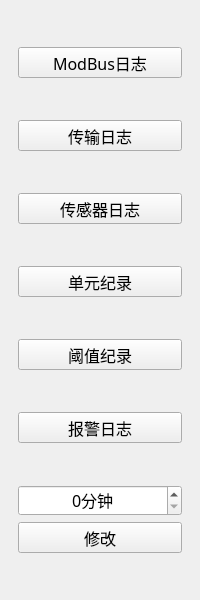
<?xml version="1.0" encoding="UTF-8"?>
<ui version="4.0">
 <class>ELoad_LogsToolWid</class>
 <widget class="QWidget" name="ELoad_LogsToolWid">
  <property name="geometry">
   <rect>
    <x>0</x>
    <y>0</y>
    <width>200</width>
    <height>600</height>
   </rect>
  </property>
  <property name="font">
   <font>
    <family>微软雅黑</family>
    <pointsize>12</pointsize>
   </font>
  </property>
  <property name="windowTitle">
   <string>Form</string>
  </property>
  <layout class="QVBoxLayout" name="verticalLayout">
   <property name="leftMargin">
    <number>18</number>
   </property>
   <property name="rightMargin">
    <number>18</number>
   </property>
   <item>
    <spacer name="verticalSpacer">
     <property name="orientation">
      <enum>Qt::Vertical</enum>
     </property>
     <property name="sizeHint" stdset="0">
      <size>
       <width>20</width>
       <height>40</height>
      </size>
     </property>
    </spacer>
   </item>
   <item>
    <widget class="QPushButton" name="modbusBtn">
     <property name="minimumSize">
      <size>
       <width>0</width>
       <height>31</height>
      </size>
     </property>
     <property name="text">
      <string>ModBus日志</string>
     </property>
    </widget>
   </item>
   <item>
    <spacer name="verticalSpacer_2">
     <property name="orientation">
      <enum>Qt::Vertical</enum>
     </property>
     <property name="sizeHint" stdset="0">
      <size>
       <width>20</width>
       <height>40</height>
      </size>
     </property>
    </spacer>
   </item>
   <item>
    <widget class="QPushButton" name="transBtn">
     <property name="minimumSize">
      <size>
       <width>0</width>
       <height>31</height>
      </size>
     </property>
     <property name="text">
      <string>传输日志</string>
     </property>
    </widget>
   </item>
   <item>
    <spacer name="verticalSpacer_3">
     <property name="orientation">
      <enum>Qt::Vertical</enum>
     </property>
     <property name="sizeHint" stdset="0">
      <size>
       <width>20</width>
       <height>40</height>
      </size>
     </property>
    </spacer>
   </item>
   <item>
    <widget class="QPushButton" name="envBtn">
     <property name="minimumSize">
      <size>
       <width>0</width>
       <height>31</height>
      </size>
     </property>
     <property name="text">
      <string>传感器日志</string>
     </property>
    </widget>
   </item>
   <item>
    <spacer name="verticalSpacer_4">
     <property name="orientation">
      <enum>Qt::Vertical</enum>
     </property>
     <property name="sizeHint" stdset="0">
      <size>
       <width>20</width>
       <height>40</height>
      </size>
     </property>
    </spacer>
   </item>
   <item>
    <widget class="QPushButton" name="outputBtn">
     <property name="minimumSize">
      <size>
       <width>0</width>
       <height>31</height>
      </size>
     </property>
     <property name="text">
      <string>单元纪录</string>
     </property>
    </widget>
   </item>
   <item>
    <spacer name="verticalSpacer_5">
     <property name="orientation">
      <enum>Qt::Vertical</enum>
     </property>
     <property name="sizeHint" stdset="0">
      <size>
       <width>20</width>
       <height>40</height>
      </size>
     </property>
    </spacer>
   </item>
   <item>
    <widget class="QPushButton" name="thresholdBtn">
     <property name="minimumSize">
      <size>
       <width>0</width>
       <height>31</height>
      </size>
     </property>
     <property name="text">
      <string>阈值纪录</string>
     </property>
    </widget>
   </item>
   <item>
    <spacer name="verticalSpacer_6">
     <property name="orientation">
      <enum>Qt::Vertical</enum>
     </property>
     <property name="sizeHint" stdset="0">
      <size>
       <width>20</width>
       <height>40</height>
      </size>
     </property>
    </spacer>
   </item>
   <item>
    <widget class="QPushButton" name="alarmBtn">
     <property name="minimumSize">
      <size>
       <width>0</width>
       <height>31</height>
      </size>
     </property>
     <property name="text">
      <string>报警日志</string>
     </property>
    </widget>
   </item>
   <item>
    <spacer name="verticalSpacer_7">
     <property name="orientation">
      <enum>Qt::Vertical</enum>
     </property>
     <property name="sizeHint" stdset="0">
      <size>
       <width>20</width>
       <height>40</height>
      </size>
     </property>
    </spacer>
   </item>
   <item>
    <widget class="QSpinBox" name="spinBox">
     <property name="minimumSize">
      <size>
       <width>0</width>
       <height>31</height>
      </size>
     </property>
     <property name="alignment">
      <set>Qt::AlignCenter</set>
     </property>
     <property name="suffix">
      <string>分钟</string>
     </property>
     <property name="maximum">
      <number>999</number>
     </property>
    </widget>
   </item>
   <item>
    <widget class="QPushButton" name="timeBtn">
     <property name="minimumSize">
      <size>
       <width>0</width>
       <height>31</height>
      </size>
     </property>
     <property name="text">
      <string>修改</string>
     </property>
    </widget>
   </item>
   <item>
    <spacer name="verticalSpacer_8">
     <property name="orientation">
      <enum>Qt::Vertical</enum>
     </property>
     <property name="sizeHint" stdset="0">
      <size>
       <width>20</width>
       <height>40</height>
      </size>
     </property>
    </spacer>
   </item>
  </layout>
 </widget>
 <resources/>
 <connections/>
</ui>
